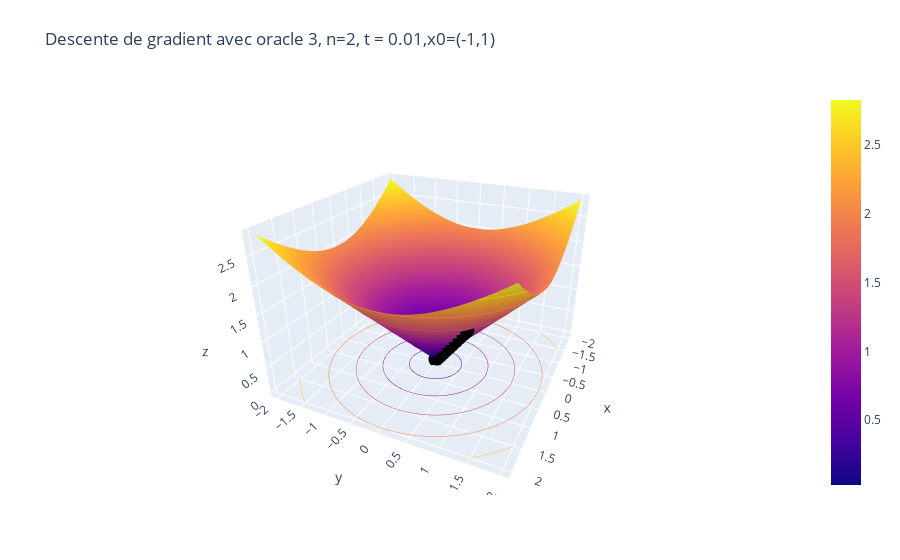

Notebook code cell kept with this figure:
### Code cell
visualisation(oracle_3,-2,2,np.array(Listes["oracle 3, t=0.01,n=2"]),'Descente de gradient avec oracle 3, n=2, t = 0.01,x0=(-1,1)')
